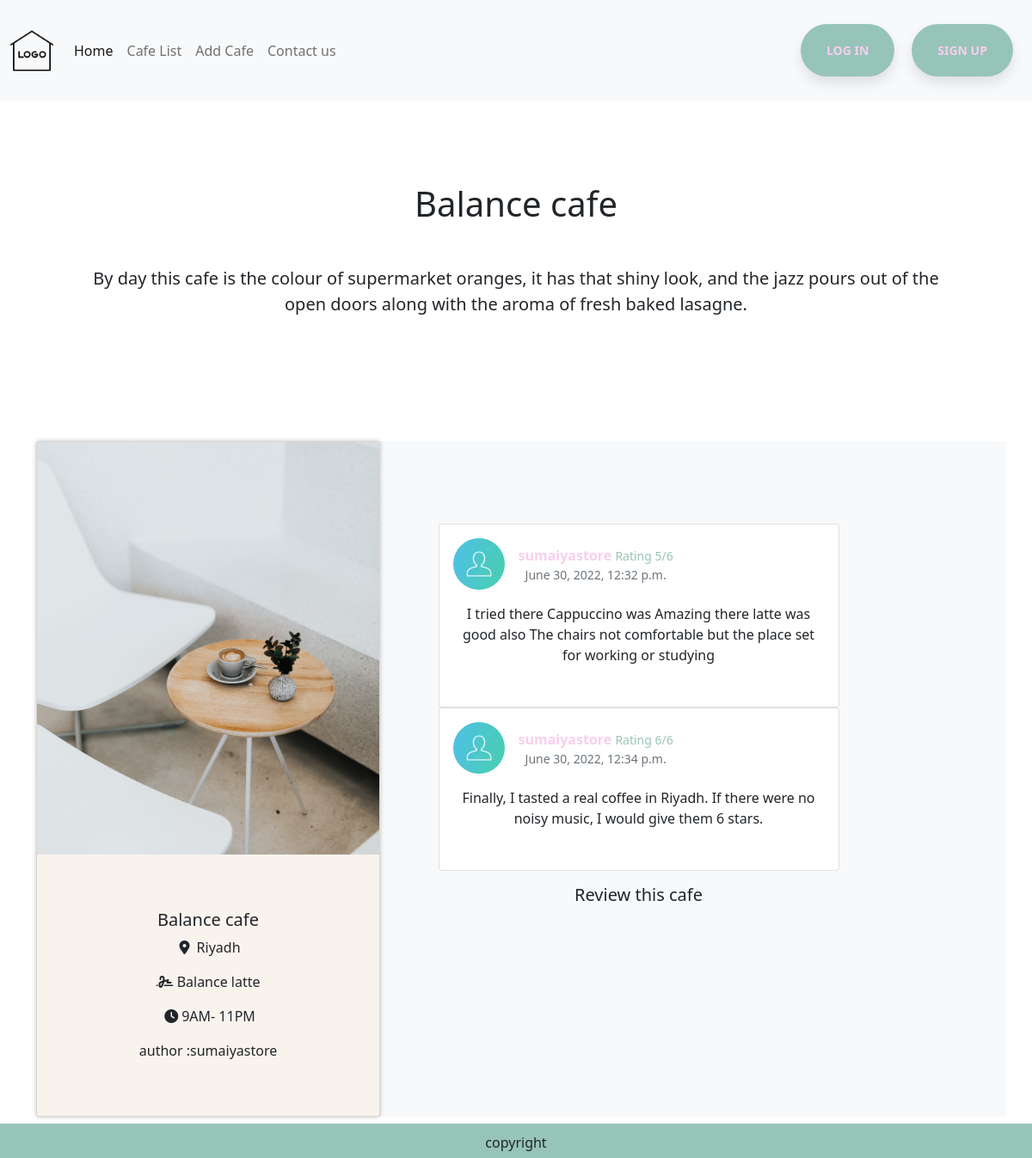
The app's page /cafe/balance-cafe with its own data.
### store/models.py (models this page shows, shortened)
class cafe(models.Model):
    City=(
        ('Riyadh','Riyadh'),
        ('Jeddah','Jeddah'),
        ('Dammam','Dammam')
    )
    user=models.ForeignKey(User,on_delete=models.CASCADE)
    name=models.CharField(max_length=200)
    disc=models.TextField(default=" Cozy cafe ")
    picture=models.ImageField(upload_to="media/images/")
    recent_picture=models.FileField(upload_to="media/images/recent_picture")
    recent_picture_2=models.FileField(upload_to="media/images/recent_picture_2")
    recent_picture_3=models.FileField(upload_to="media/images/recent_picture_3")
    city=models.CharField( max_length= 200, choices=City)
    working_hours=models.CharField(max_length= 200)
    signture=models.CharField(max_length=200)
    created_on=models.DateTimeField(auto_now_add=True)
    slug=models.SlugField(null=True,blank=True)

class Review(models.Model):
    rate_choese=[
            ("1","1"),
            ("2","2"),
            ("3","3"),
            ("4","4"),
            ("5","5"),
            ("6","6"),
        ]
    cafe_name=models.ForeignKey(cafe,related_name="comments",on_delete=models.CASCADE)
    rating=models.CharField(choices=rate_choese ,default=3,max_length=100)
    content=models.TextField()
    created_by=models.ForeignKey(User,on_delete=CASCADE)
    user_picture=models.ImageField(upload_to="media/images/profile" , default='user.png')
    created_at=models.DateTimeField(auto_now_add=True)

### store/views.py (the view, shortened to what this page needs)
# urls.py: path('cafe/<str:slug>',views.CafeDetail,name='cafe_detail'),
def CafeDetail(request,slug ):
    rating=Review.objects.all()
    cafe_slug=cafe.objects.get(slug=slug)
    form=ReviewsForm()
    return render(request,'cafe_details.html',{'cafe_slug':cafe_slug, 'form':ReviewsForm(),'rating':rating   })

### store/templates/cafe_details.html (shortened to what this page needs)
{% extends 'base.html' %}
{% load static %}
{% load bootstrap5 %}
{% block content %}
    <div class="container  py-5 ">
        <div class="container text-center my-5 pb-5">
            <h1> {{cafe_slug.name }} </h1>
                <p class="lead large m-5"> {{cafe_slug.disc}} </p>
        </div>
        <div class="row ">
            <div class="col col-lg-3 col-md-12">
        <div class=" card d-flex mb-5 h-100" style="width: 25rem; background-color:#F9F3EE ; box-shadow: 0 0 5px 0 rgba(22, 22, 26, .25);">
            <img src="{{cafe_slug.picture.url }}" class="card-img-top img-fluid" style="width: 100%;
            height: 40vw;
            object-fit: cover;" alt="...">
            <div class="card-body text-center mt-5 ">
                <h5 class="card-title">{{cafe_slug.name }}</h5>
                <p class="card-text"> <i class="fa-solid fa-location-dot px-1"></i> {{cafe_slug.city}}</p>
                <p class="card-text"> <i class="fa-solid fa-signature"></i> {{cafe_slug.signture}}</p>
                <p class="card-text"> <i class="fa-solid fa-clock px-1"></i>{{cafe_slug.working_hours}}</p>
                <p class="card-text"> author :{{cafe_slug.user}}</p>
            </div>
            </div>
        </div>
        <div class="col col-lg-9 col-md-12 bg-light p-5   ">
            <div class=" text-center my-5 pb-5 ">
                <section>
                    <div class="container">
                        <div class="row d-flex justify-content-center ">
                        <div class="col-md-12 col-lg-12 col-xl-8">
                            {% for comment in cafe_slug.comments.all %}
                            <div class="card"  >
                            <div class="card-body">
                                <div class="d-flex flex-start align-items-center">
                                {% if comment.user_picture %}
                                <img class="rounded-circle shadow-1-strong me-3"
                                    src="{{comment.user_picture.url }}" alt="avatar" width="60"
                                    height="60" />
                                    {% else %}
                                    <img class="rounded-circle shadow-1-strong me-3"
                                    src="{% static 'user.png' %}" alt="avatar" width="60"
                                    height="60" />
                                    {% endif %}
                                <div>
                                    <h6 class="fw-bold  mb-1  " style="color : #F9CEEE; display: inline;" >{{ comment.created_by }}</h6>
                                    <p class="text small mb-0  " style="color : #97C4B8; display: inline;" > Rating {{ comment.rating }}/6</p>
                                    <p class="text-muted small mb-0">
                                    {{comment.created_at}}
                                    </p>
                                </div>
                                </div>
                                <p class="mt-3 mb-4 pb-2">
                                {{comment.content}}
                                </p>
                                </div>
                                </div>
                            {% endfor %}
                            </div>
                            <div  >
                            <h3 style="" class=" mt-3 lead">Review this cafe  </h3>
                        </div>
                    </div>
                    </div>
                  </section>
                </div>
            </div>
            </div>
        </div>
{% endblock %}

### templates/base.html (shortened to what this page needs)
{% load static %}
<!DOCTYPE html>
<html lang="en">
<head>
    <link href="https://cdn.jsdelivr.net/npm/bootstrap@5.0.2/dist/css/bootstrap.min.css" rel="stylesheet">
    <link rel="stylesheet" href=" {% static 'style.css' %}">
    <link rel="stylesheet" href="{% static 'fontawesomefree/css/all.min.css'  %}" >
</head>
<body>
    <nav class="navbar navbar-expand-lg navbar-light bg-light  ">
        <div class="container-fluid ">
          <a class="navbar-brand" href="#"><img src="{% static 'logo.png' %}" style="width:50px;" /> </a>
         <div class="collapse navbar-collapse justify-content-spacebetween " id="navbarNav">
            <ul class="navbar-nav">
              <li class="nav-item">
                <a class="nav-link active" aria-current="page" href="{% url 'cafe:index'%}">Home</a>
              </li>
              <li class="nav-item">
                <a class="nav-link" href="{% url 'cafe:cafe_list' %}">Cafe List </a>
              </li>
              <li class="nav-item">
                <a class="nav-link"   href="{% url 'cafe:add_cafe' %}"> Add Cafe </a>
              </li>
              <li class="nav-item">
                <a class="nav-link " href="#" tabindex="-1" aria-disabled="true">Contact us </a>
              </li>
            </ul>
          </div>
          <div class="d-grid gap-0 d-md-flex justify-content-md-end">
            <a class="btn btn-sm"  href="{% url 'cafe:login' %}">LOG IN </a>
          <a class="btn btn-sm " href="{% url 'cafe:register' %}">SIGN UP </a>
        </div>
        </div>
      </nav>
{% block content %}
{% endblock %}
<div class="footer " style="
position: fixed;
padding: 10px 10px 0px 10px;
bottom: 0;
width: 100%;
/* Height of the footer*/
height: 40px;"> copyright</div>
</body>
</html>

### static/style.css (style rules this page uses)
* { margin: 0; box-sizing: border-box; }
.btn { margin: 20px 10px; padding: 20px 30px; border-radius: 40px; justify-content: space-between; color: #F9CEEE; background-color: #97C4B8; border: none; font-weight: 700; box-shadow: 0px 8px 15px rgba(0, 0, 0, 0.1); }
.footer { background-color:#97C4B8; text-align: center; padding: 20px; }
.navbar-nav { color: #F9CEEE; }

### records on screen
cafe: name "Balance cafe", disc "By day this cafe is the colour of supermarket oranges, it has that shiny look, and the jazz pours out of the open doors along with the aroma of fresh baked lasagne.", picture (picture), city "Riyadh", signture "Balance latte", working_hours "9AM- 11PM", user "sumaiyastore"
Review: user_picture (picture), created_by "sumaiyastore", rating "5", created_at "June 30, 2022, 12:32 p.m.", content "I tried there Cappuccino was Amazing there latte was good also The chairs not comfortable but the place set for working or studying"
Review: user_picture (picture), created_by "sumaiyastore", rating "6", created_at "June 30, 2022, 12:34 p.m.", content "Finally, I tasted a real coffee in Riyadh. If there were no noisy music, I would give them 6 stars."
